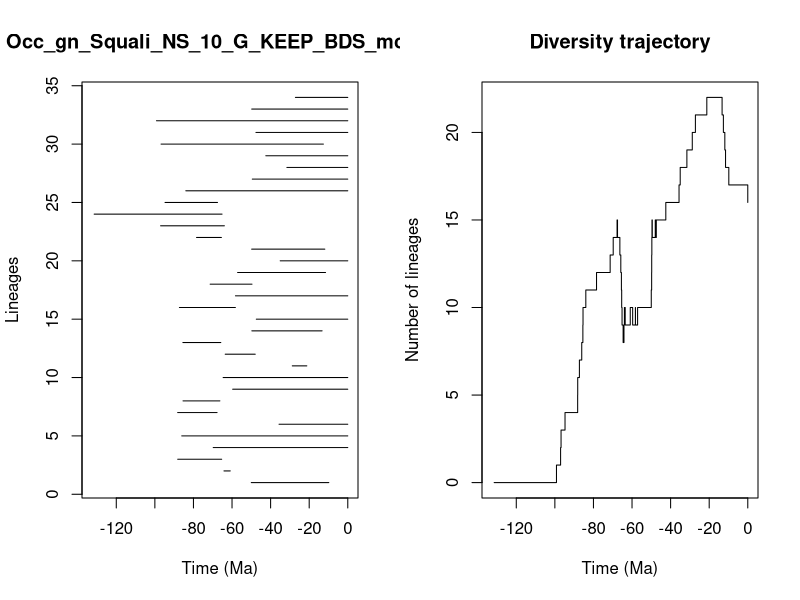

Reproduce this figure in R.


pdf(file='../Results/Genus_NS/5_MA_bins_EP/pyrate_mcmc_logs/Occ_gn_Squali_NS_10_G_KEEP_BDS_mcmc_LTT.pdf',width=0.6*20, height=0.6*10)
title = "Occ_gn_Squali_NS_10_G_KEEP_BDS_mcmc"
ts=c(50.02713525292338, 64.17755696870418,88.15335695405302,69.7560069013792,86.06668571740555,35.63189688001815,88.18376988866792,85.40204787390263,59.67129216335453,64.61365646672266,28.769821300937465,63.53853078582629,85.48016241733866,49.72836036263171,47.416464375076565,87.28025137362785,58.22194825776796,71.33874622057202,57.11214221311835,35.02733016205342,49.82985670285633,78.4002165923309,97.02764088799171,131.46897942062134,94.73166348045477,83.95346322137347,49.501871652529914,31.56441947680579,42.48859020493535,96.78865720999252,47.60615463407973,99.1671924736623,49.79726367309295,27.151186776707668)
te=c(9.832572818489007, 60.91861503927554,65.36278800991418,0.0,0.0,0.0,67.75604620120899,66.30380434044966,0.0,0.0,21.234198664209366,47.95615489945456,65.8176792803987,13.31584039078609,0.0,58.2614456270414,0.0,49.65555059883748,11.52478601013944,0.0,11.899084641237376,65.50805389808986,63.953876741600965,65.1706167268554,67.52370641916146,0.0,0.0,0.0,0.0,12.644318118023005,0.0,0.0,0.0,0.0)
div_traj=c(0, 1,2,3,4,5,6,7,8,9,10,11,12,13,14,15,14,13,12,11,10,9,8,9,10,9,10,9,10,9,10,11,12,13,14,15,14,15,14,15,16,17,18,19,20,21,22,21,20,19,18,17,16)
time_events=c(131.46897942062134, 99.1671924736623,97.02764088799171,96.78865720999252,94.73166348045477,88.18376988866792,88.15335695405302,87.28025137362785,86.06668571740555,85.48016241733866,85.40204787390263,83.95346322137347,78.4002165923309,71.33874622057202,69.7560069013792,67.75604620120899,67.52370641916146,66.30380434044966,65.8176792803987,65.50805389808986,65.36278800991418,65.1706167268554,64.61365646672266,64.17755696870418,63.953876741600965,63.53853078582629,60.91861503927554,59.67129216335453,58.2614456270414,58.22194825776796,57.11214221311835,50.02713525292338,49.82985670285633,49.79726367309295,49.72836036263171,49.65555059883748,49.501871652529914,47.95615489945456,47.60615463407973,47.416464375076565,42.48859020493535,35.63189688001815,35.02733016205342,31.56441947680579,28.769821300937465,27.151186776707668,21.234198664209366,13.31584039078609,12.644318118023005,11.899084641237376,11.52478601013944,9.832572818489007,0.0)
                par(mfrow=c(1,2))
                L = length(ts)
                plot(ts, 1:L , xlim=c(-max(ts)-1,0), pch=20, type="n", main=title,xlab="Time (Ma)",ylab="Lineages")
                for (i in 1:L){segments(x0=-te[i],y0=i,x1=-ts[i],y1=i)}    
                t = -time_events
                plot(div_traj ~ t,type="s", main = "Diversity trajectory",xlab="Time (Ma)",ylab="Number of lineages",xlim=c(-max(ts)-1,0))
                abline(v=c(65,200,251,367,445),lty=2,col="gray")
                